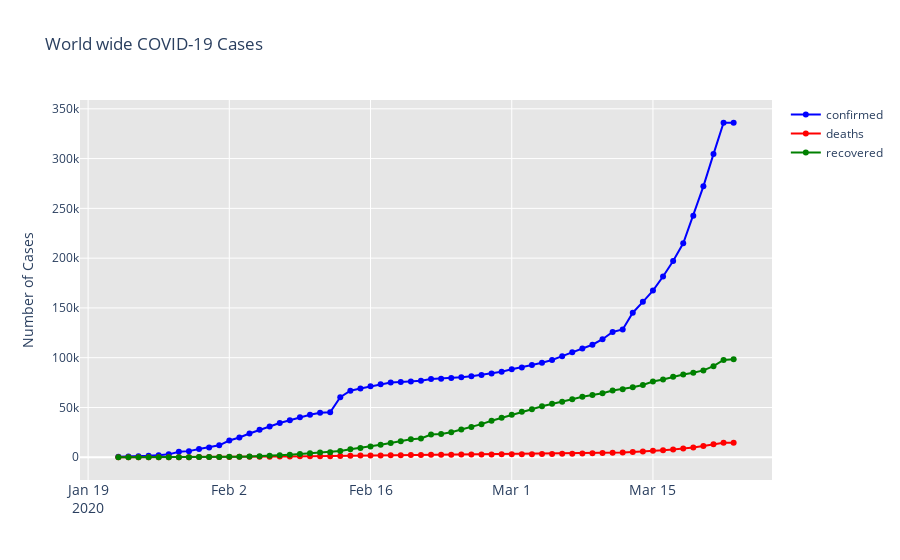

The notebook cell saved with this chart:
### Code cell
fig = go.Figure()
fig.add_trace(go.Scatter(x=confirmed['Date'],y=confirmed['Confirmed'],mode='lines+markers',name='confirmed',line=dict(color='blue')))
fig.add_trace(go.Scatter(x=deaths['Date'],y=deaths['Deaths'],mode='lines+markers',name='deaths',line=dict(color='red')))
fig.add_trace(go.Scatter(x=recovered['Date'],y=recovered['Recovered'],mode='lines+markers',name='recovered',line=dict(color='green')))
fig.update_layout(title_text='World wide COVID-19 Cases',xaxis_tickfont_size=14,yaxis=dict(title='Number of Cases'),plot_bgcolor='#e6e6e6')
fig.show()
